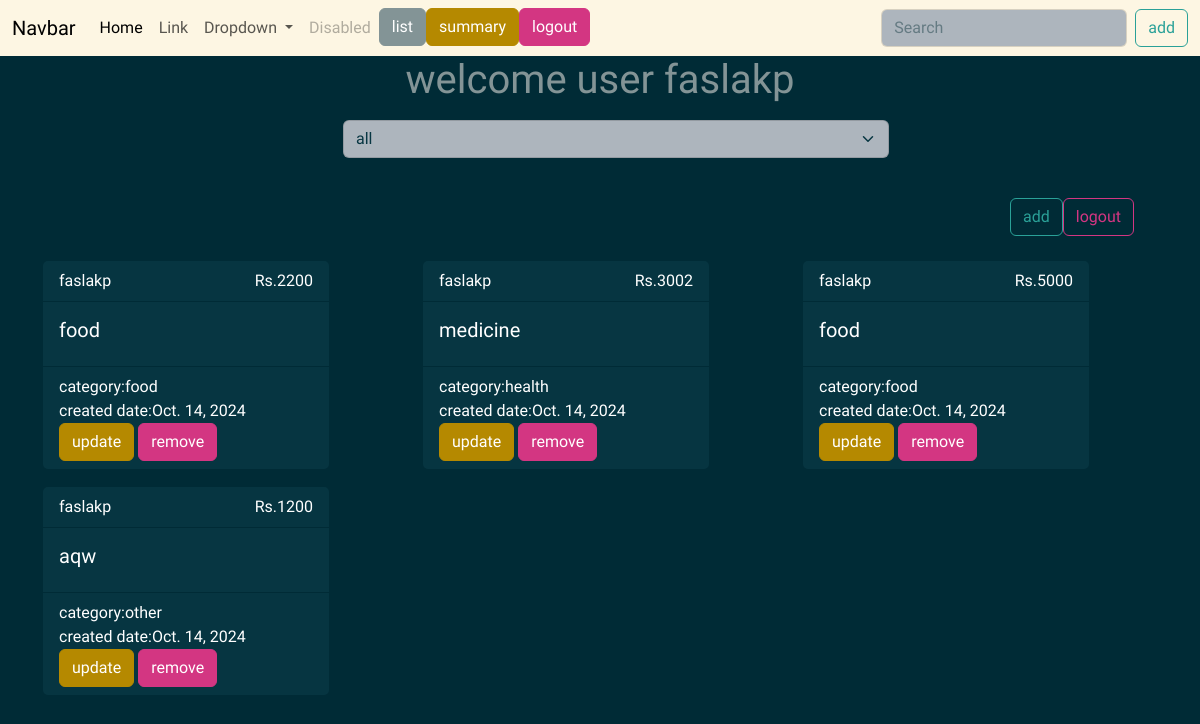
/expense/list (signed in), run on an earlier commit of the app's database.
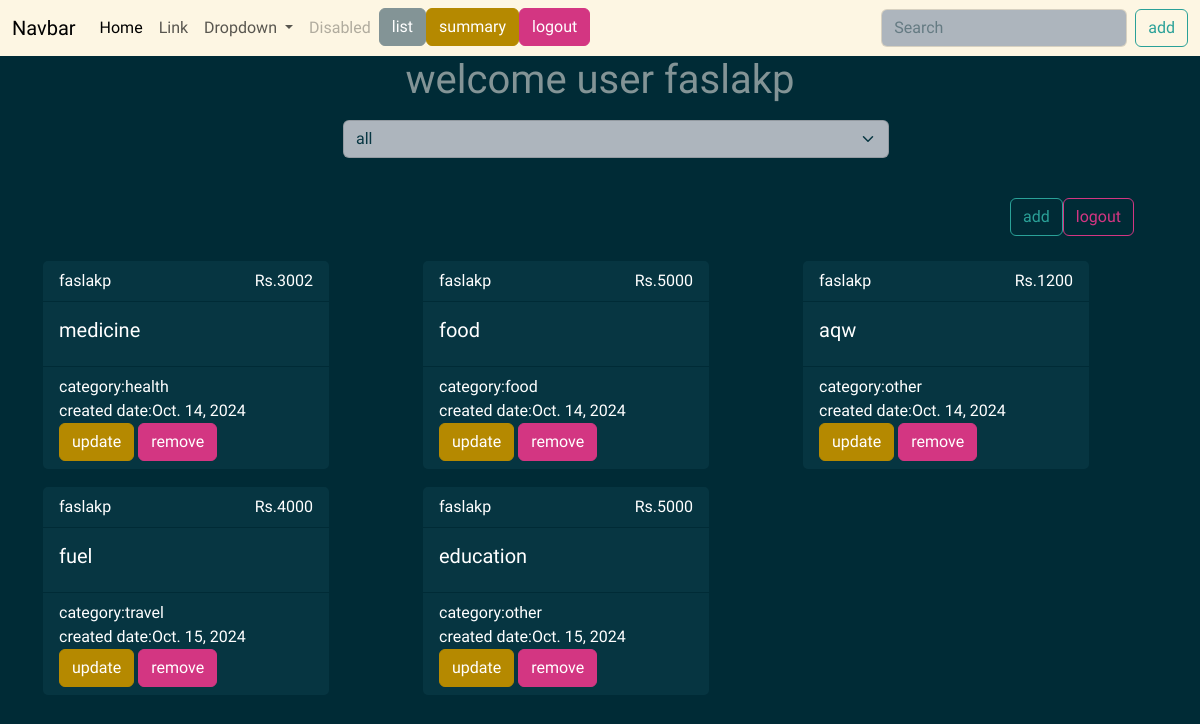
And on a later commit of the database.
### budget/models.py (models this page shows, shortened)
class Expense(models.Model):
    title=models.CharField(max_length=200)
    amount=models.PositiveIntegerField()
    created_date=models.DateTimeField(auto_now_add=True)
    category_choices=(
        ("food","food"),
        ("travel","travel"),
        ("health","health"),
        ("other","other"),
    )
    category=models.CharField(max_length=200,choices=category_choices,default="other")
    user=models.ForeignKey(User,on_delete=models.CASCADE)

### budget/views.py (the view)
# urls.py: path("expense/list",views.ExpenseListView.as_view(),name="expense-list"),
@method_decorator(decs,name="dispatch")
class ExpenseListView(View):
    def get(self,request,*args,**kwargs):
        selected_category=request.GET.get("category","all")
        if selected_category == "all":
            qs=Expense.objects.filter(user=request.user)
        else:
            qs=Expense.objects.filter(category=selected_category,user=request.user)
        return render(request,"expense_list.html",{"expense":qs,"selected":selected_category})

### budget/templates/expense_list.html (shortened to what this page needs)
{%extends 'base.html'%}
{%block main_block%}
<div class="container">
    <h1 class="text-center">welcome user {{request.user}}</h1>
    <div class="container m-3">
        <div class="w-50 mx-auto">
            <form action="">
                <select name="category" id="" class="form-select" onchange="this.form.submit()">
                    <option value="all" {%if selected == "all"%} selected {%endif%}>all</option>
                </select>
            </form>
        </div>
    </div>
    <div class="d-flex justify-content-end p-4">
        <a href="{%url 'expense-add'%}" class="btn btn-outline-success" type="submit">add</a>
        <a href="{%url 'expense-signout'%}" class="btn btn-outline-danger" type="submit">logout</a>
    </div>
    <div class="row">
       {%for e in expense%}
            <div class="col-4">
                <div class="card text-bg-dark mb-3" style="max-width: 18rem;">
                    <div class="card-header d-flex justify-content-between">
                        <div>{{e.user}}</div>
                        <div> Rs.{{e.amount}}</div>
                    </div>
                    <div class="card-body">
                        <h5 class="card-title">{{e.title}}</h5>
                    </div>
                    <div class="card-footer text-body-white">
                        <div>category:{{e.category}}</div>
                        created date:{{e.created_date|date}}
                        <a href="{%url 'expense-update' e.id%}" class="btn btn-primary">update</a>
                        <a href="{%url 'expense-delete' e.id%}" class="btn btn-danger">remove</a>
                    </div>
                </div>
            </div>
       {%endfor%}
        </div>
    </div>
{%endblock%}

### budget/templates/base.html (shortened to what this page needs)
{%load static%}
<!DOCTYPE html>
<html lang="en">
<head>
    <link rel="stylesheet" href="{%static 'css/bootstrap.min (2).css'%}">
</head>
<body>
    <nav class="navbar navbar-expand-lg navbar-light bg-light">
        <div class="container-fluid">
          <a class="navbar-brand" href="#">Navbar</a>
          <div class="collapse navbar-collapse" id="navbarSupportedContent">
            <ul class="navbar-nav me-auto mb-2 mb-lg-0">
              <li class="nav-item">
                <a class="nav-link active" aria-current="page" href="#">Home</a>
              </li>
              <li class="nav-item">
                <a class="nav-link" href="#">Link</a>
              </li>
              <li class="nav-item dropdown">
                <a class="nav-link dropdown-toggle" href="#" id="navbarDropdown" role="button" data-bs-toggle="dropdown" aria-expanded="false">
                  Dropdown
                </a>
              </li>
              <li class="nav-item">
                <a class="nav-link disabled" href="#" tabindex="-1" aria-disabled="true">Disabled</a>
              </li>
              <li>
                <a href="{%url 'expense-list'%}" class="btn btn-secondary">list</a>
              </li>
              <li>
                <a href="{%url 'expense-summary'%}" class="btn btn-primary">summary</a>
              </li>
              <li>
                <a href="{%url 'expense-signout'%}" class="btn btn-danger">logout</a>
              </li>
            </ul>
            <form class="d-flex">
              <input class="form-control me-2" type="search" placeholder="Search" aria-label="Search">
              <a href="{%url 'expense-add'%}" class="btn btn-outline-success" type="submit">add</a>
            </form>
          </div>
        </div>
      </nav>
{%block main_block%}
{%endblock%}
</body>
</html>

What changed in the data, as far as the page shows it:
removed Expense: user "faslakp", amount "2200", title "food", category "food", created_date "Oct. 14, 2024"
added Expense: user "faslakp", amount "4000", title "fuel", category "travel", created_date "Oct. 15, 2024"
added Expense: user "faslakp", amount "5000", title "education", category "other", created_date "Oct. 15, 2024"
